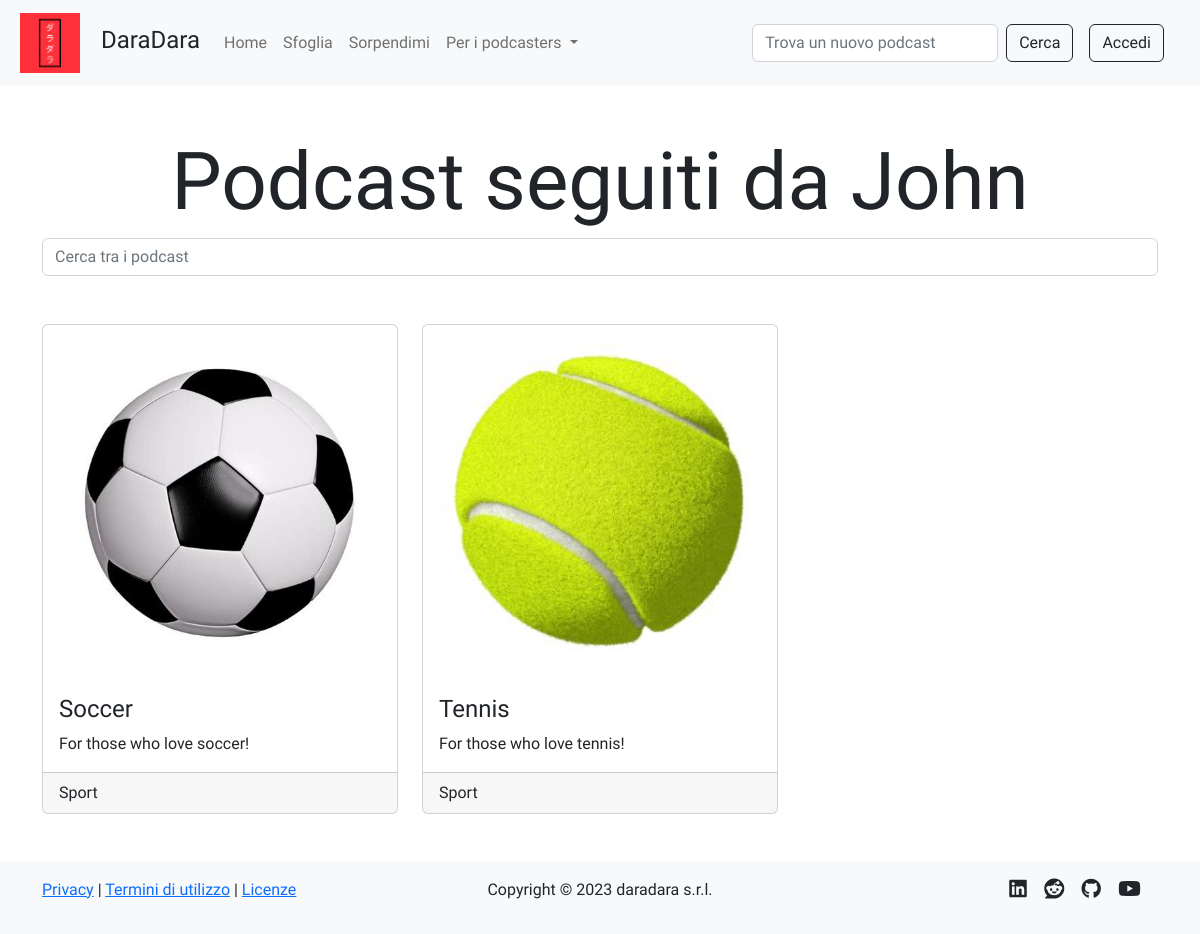
Page /profile/1/follows on the committed database.
### tables this page shows
CREATE TABLE "users" (
	"id"	INTEGER NOT NULL UNIQUE,
	"email"	TEXT NOT NULL UNIQUE,
	"password"	TEXT NOT NULL,
	"name"	TEXT NOT NULL,
	"surname"	TEXT NOT NULL,
	"propic"	TEXT NOT NULL,
	"priv_owned"	INTEGER NOT NULL DEFAULT 0,
	"priv_follows"	INTEGER NOT NULL DEFAULT 0,
	"priv_saves"	INTEGER NOT NULL DEFAULT 0,
	"bio"	TEXT,
	PRIMARY KEY("id" AUTOINCREMENT)
);

CREATE TABLE "follows" (
	"id_user"	INTEGER NOT NULL,
	"id_podcast"	INTEGER NOT NULL,
	"timestamp"	TEXT NOT NULL DEFAULT 'NO_TIMESTAMP',
	FOREIGN KEY("id_user") REFERENCES "users"("id"),
	PRIMARY KEY("id_user","id_podcast")
);

CREATE TABLE "podcasts" (
	"id"	INTEGER NOT NULL UNIQUE,
	"title"	TEXT NOT NULL UNIQUE,
	"desc"	TEXT NOT NULL,
	"img"	TEXT NOT NULL,
	"id_user"	INTEGER NOT NULL,
	"category"	TEXT,
	PRIMARY KEY("id" AUTOINCREMENT),
	FOREIGN KEY("id_user") REFERENCES "users"("id")
);

### app.py (the view)
@app.route('/profile/<int:id>/follows')
def follows(id: int):
    user = dao.get_user(id)
    if not user:
        flash('L\'utente cercato non esiste', 'warning')
        return redirect(session.get('previous_url', '/'))
    podcasts = dao.get_follows_join_podcasts(id)
    is_owner = False
    if current_user.is_authenticated and current_user.id == id: # type: ignore
        is_owner = True
    if not is_owner and user['priv_follows'] == 1:
        flash('A gli altri utenti non è permesso vedere i seguiti di questo profilo', 'info')
        return redirect(url_for('profile', id=id))
    session['previous_url'] = request.url
    return render_template('follows.html', user=user, podcasts=podcasts, is_owner=is_owner)

### data/dao.py (called while the page is built)
def get_follows_join_podcasts(id_user):
    conn, cursor = connect()
    follows = []
    try:
        sql = 'SELECT * FROM follows, podcasts WHERE follows.id_podcast = podcasts.id AND follows.id_user = ? ORDER BY follows.timestamp DESC'
        cursor.execute(sql, (id_user,))
        follows = cursor.fetchall()
    except Exception as e:
        print(e)
    close(conn, cursor)
    return follows

def get_user(id):
    conn, cursor = connect()
    user = None
    try:
        sql = 'SELECT * FROM users WHERE id = ?'
        cursor.execute(sql, (id,))
        user = cursor.fetchone()
    except Exception as e:
        print(e)
    close(conn, cursor)
    return user

def connect():
    conn = sqlite3.connect(PATH)
    conn.row_factory = sqlite3.Row
    cursor = conn.cursor()
    return conn, cursor

def close(conn, cursor):
    cursor.close()
    conn.close()

### templates/follows.html (shortened to what this page needs)
{% extends 'gallery.html' %}
{% block header %}
    {% if is_owner %}
        <h1 class="text-center display-1">I podcast che segui</h1>
    {% else %}
        <h1 class="text-center display-1">Podcast seguiti da {{user.name}}</h1>
    {% endif %}
{% endblock %}
{% block main %}
{% if podcasts %}
<div class="row row-cols-1 row-cols-md-3 g-4">
    {% for podcast in podcasts %}
        <div class="col">
        <article class="podcast card h-100">
            <a href="{{url_for('podcast', id=podcast.id)}}"><img class="card-img-top img-fluid p-1 p-lg-3" src="{{url_for('static', filename='uploads/images/covers/'+podcast.id|string+podcast.img)}}" alt="Immagine podcast {{podcast.title}}"></a>
            <section class="card-body">
                <h4 class="podcast-title card-title"><a href="{{url_for('podcast', id=podcast.id)}}">{{podcast.title}}</a></h4>
                <p class="podcast-description card-text"><a href="{{url_for('podcast', id=podcast.id)}}">{{podcast.desc}}</a></p>
            </section>
            <div class="card-footer podcast-category">
                {{podcast.category|capitalize}}
            </div>
        </article>
        </div>
    {% endfor %}
</div>
{% endif %}
{%endblock%}

### static/stylesheets/layout.css (style rules this page uses)
* { font-family: 'League Spartan', sans-serif; }
img { min-width: 10px; min-height: 10px; max-width: 800px; max-height: 800px; }
a:not(.stock-a, .vanilla-a, .nav-link) { color: inherit; text-decoration: none; }

### rows in the picture
users: name "John"
follows: img (picture), title "Soccer", desc "For those who love soccer!", category "Sport"
follows: img (picture), title "Tennis", desc "For those who love tennis!", category "Sport"
